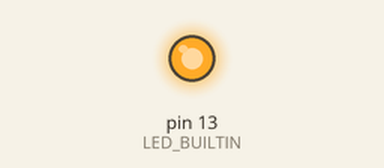
This sketch was run on a simulated Arduino Uno, built with avr-gcc and run on an emulated ATmega328P. Shown: output pins drawn as LEDs (lit = HIGH).

Above: at 0.1 s.
At 36.1 s:
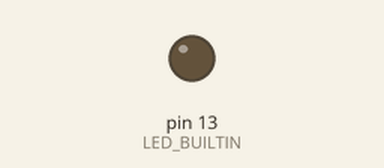
Timing chart, 0 to 37.6 s (numbered marks = the images above):
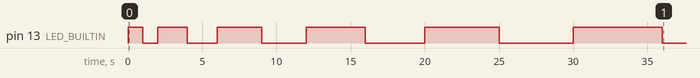

The sketch:

code.ino
```cpp
// created by elliott roach
// created on feb 2026
// this blinks a light on and off with a variable

int timer = 1000;

void setup() {
    // initializing pins
    pinMode(LED_BUILTIN, OUTPUT);
}


void loop() {
    // this blinks the light in infinent loop
    digitalWrite(LED_BUILTIN, HIGH);
    delay(timer);
    digitalWrite(LED_BUILTIN, LOW);
    delay(timer);
    timer = timer + 1000;
}
```

Measured:
- by itself, pin 13 (LED_BUILTIN): LOW → HIGH at 0.00 s, → LOW 1.0 s later, → HIGH 1.0 s later, → LOW 2.0 s later, … (12 changes in this stretch)
